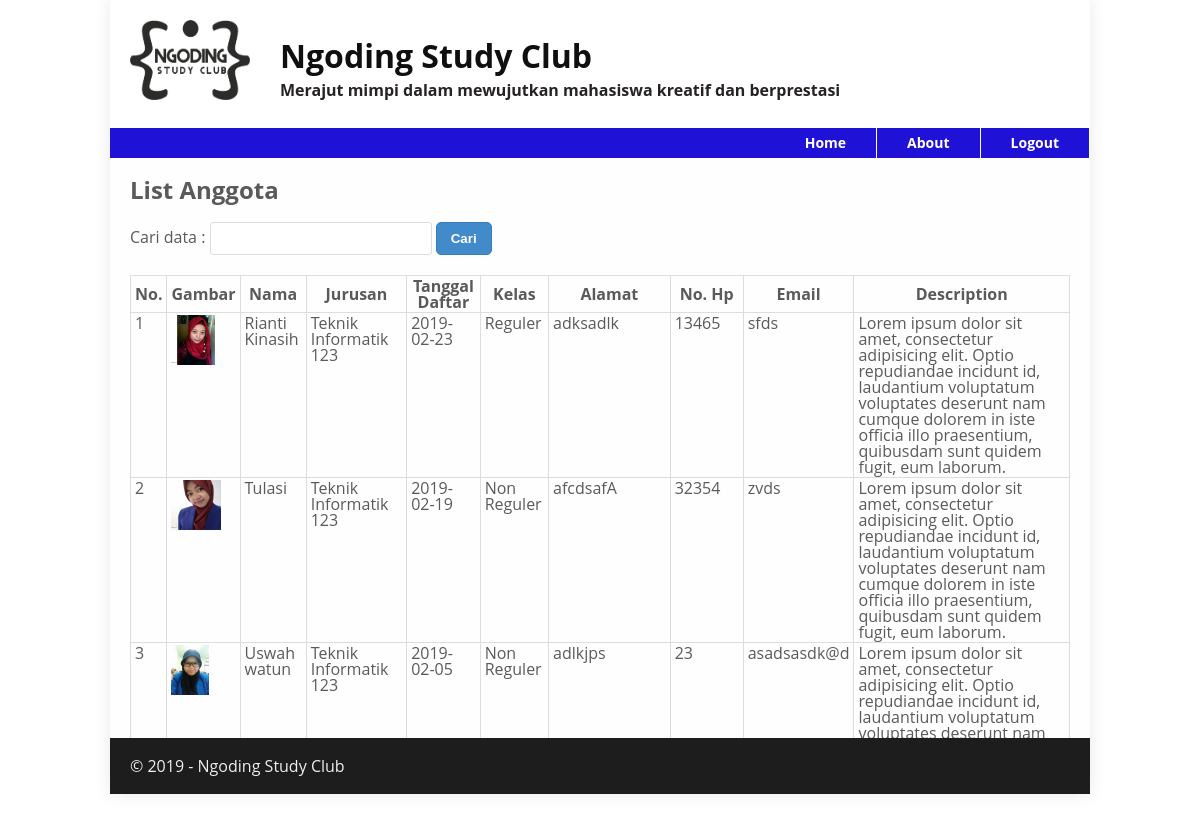
Screenshot of /daftar-anggota.php (signed in) with the database file from the repository.
### tables this page shows
CREATE TABLE `anggota` (
  `id_anggota` int(10) NOT NULL,
  `nama` varchar(50) DEFAULT NULL,
  `jurusan_id` int(10) DEFAULT NULL,
  `tanggal` date NOT NULL,
  `kelas` varchar(20) DEFAULT NULL,
  `alamat` text,
  `no_hp` varchar(15) DEFAULT NULL,
  `email` varchar(20) DEFAULT NULL,
  `moto` text,
  `foto` varchar(50) DEFAULT NULL
);

CREATE TABLE `jurusan` (
  `id_jurusan` int(10) NOT NULL,
  `jurusan` varchar(50) NOT NULL
);

### daftar-anggota.php (the view, shortened to what this page needs)
<?php
$image = '<img src = "img/nsc-logo.png" alt="">';
include_once 'include/koneksi.php';
$no=0;
$sql = ("SELECT anggota.id_anggota, anggota.nama, jurusan.jurusan, anggota.tanggal, anggota.kelas,
				anggota.alamat, anggota.no_hp, anggota.email, anggota.moto, anggota.foto
                FROM anggota
                JOIN jurusan ON jurusan.id_jurusan = anggota.jurusan_id");
$per_page = 5;
$limit = $per_page;
if (isset($_GET['page'])) {
    $page = $_GET['page'];
    $offset = ($page - 1) * $per_page;
} else {
    $offset = 0;
}
$sql .= " LIMIT {$offset}, {$limit}";
$result = mysqli_query($conn, $sql);
include_once('include/header.php');
include_once 'include/nav.php';
?>
<div class="full">
	<h2>List Anggota</h2>
	<form action="" method="get">
		<label for="q">Cari data : </label>
			<input type="text" id="q" name="q" class="input-q" >
			<input type="submit" name="submit" value="Cari" class="btn btn-primary">
	</form>
    <?php
        if ($result):
    ?>
 	 <table>
 	 	<tr>
 	 		<th>No.</th>
 	 		<th>Gambar</th>
			<th>Nama</th>
			<th>Jurusan</th>
			<th>Tanggal Daftar</th>
			<th>Kelas</th>
			<th>Alamat</th>
			<th>No. Hp</th>
			<th>Email</th>
			<th>Description</th>
 	 	</tr>
 	 	<?php while($row = mysqli_fetch_array($result)): ?>
 	 	<?php $no++ ?>
 	 		<tr>
 	 			<td><?php echo $no; ?></td>
 	 			<td><?php echo "<img src=\"{$row['foto']}\" />";?></td>
 	 			<td><?php echo $row['nama'];?></td>
 	 			<td><?php echo $row['jurusan'];?></td>
 	 			<td><?php echo $row['tanggal'];?></td>
 	 			<td><?php echo $row['kelas'];?></td>
 	 			<td><?php echo $row['alamat'];?></td>
 	 			<td><?php echo $row['no_hp'];?></td>
 	 			<td><?php echo $row['email'];?></td>
 	 			<td><?php echo $row['moto'];?></td>
 	 		</tr>
 	 	<?php endwhile; ?>
 	 </table>
</div>
<?php endif;
 	include_once('include/footer.php');
?>

### css/style.css (style rules this page uses)
* { margin: 0; padding: 0; }
body { line-height: 1; font-size: 100%; font-family:'Open Sans', sans-serif; color:#5a5a5a; }
header img { float:left; width: 120px; height: 80px; }
.btn { border:1px solid #c4c1c1; padding:5px 10px; background-color:#ddd; text-decoration:none; display:inline-block; border-radius:5px; }
.btn-primary { padding:8px 14px; font-weight:bold; color:#fff; border-color:#357ebd; background-color:#428bca; }
.full { float:left; width:940px; height: 540px; padding:20px; overflow:auto; background-color: #FEFEFE; }
form { margin:20px 0; }
.input-q { border-radius:3px; border:1px solid #ddd; padding: 8px 10px; width: 200px; }
table { border-collapse:collapse; border-spacing:0; margin:20px 0; }
table th { padding: 2px 4px; border:1px solid #ddd; }
table td { padding: 2px 4px; border:1px solid #ddd; text-align: left; vertical-align: top; }
td img { max-width:75px; max-height:50px; }
.cetak table th, table td { padding: 2px 4px; border:1px solid #ddd; }

### rows the page displays
anggota: foto (picture), nama "Rianti Kinasih", jurusan.jurusan "Teknik Informatik 123", tanggal "2019-02-23", kelas "Reguler", alamat "adksadlk", no_hp "13465", email "sfds", moto "Lorem ipsum dolor sit amet, consectetur adipisicing elit. Optio repudiandae incidunt id, laudantium voluptatum voluptates deserunt nam cumque dolorem in iste officia illo praesentium, quibusdam sunt quidem fugit, eum laborum."
anggota: foto (picture), nama "Tulasi", jurusan.jurusan "Teknik Informatik 123", tanggal "2019-02-19", kelas "Non Reguler", alamat "afcdsafA", no_hp "32354", email "zvds", moto "Lorem ipsum dolor sit amet, consectetur adipisicing elit. Optio repudiandae incidunt id, laudantium voluptatum voluptates deserunt nam cumque dolorem in iste officia illo praesentium, quibusdam sunt quidem fugit, eum laborum."
anggota: foto (picture), nama "Uswah watun", jurusan.jurusan "Teknik Informatik 123", tanggal "2019-02-05", kelas "Non Reguler", alamat "adlkjps", no_hp "23", email "asadsasdk@d", moto "Lorem ipsum dolor sit amet, consectetur adipisicing elit. Optio repudiandae incidunt id, laudantium voluptatum…"
